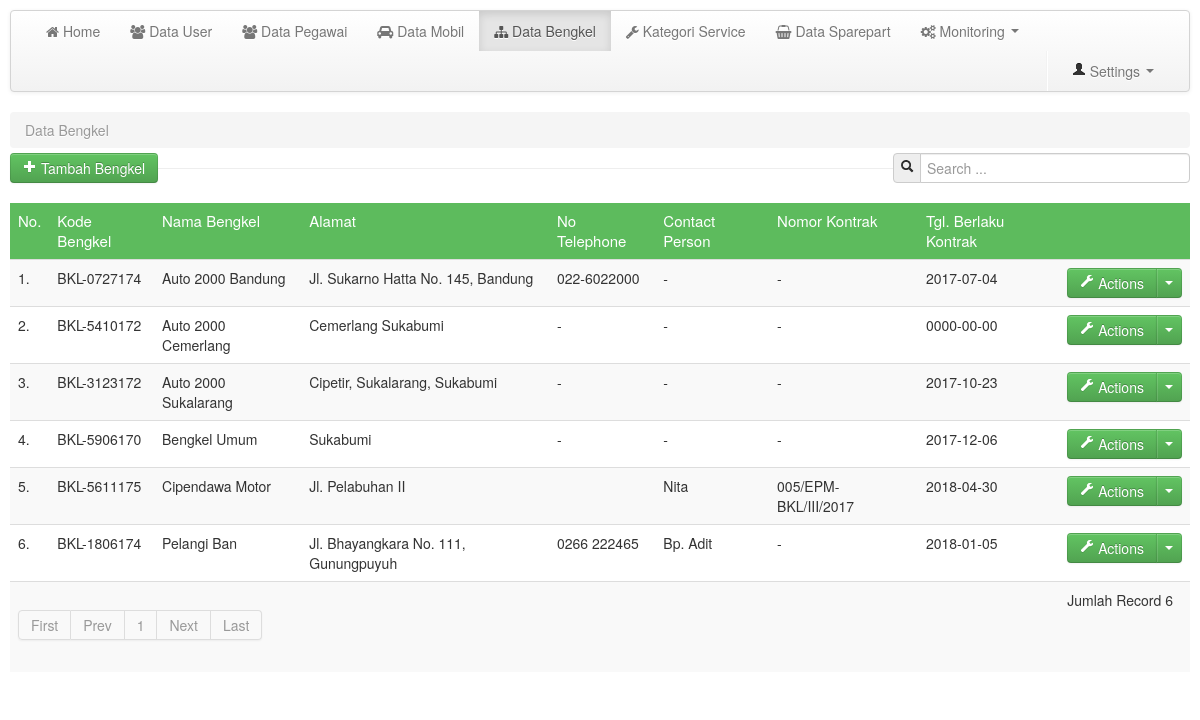
The page /media.php?module=data_bengkel (signed in) on the database its author committed.
### tables this page shows
CREATE TABLE `bengkel` (
  `id_bkl` int(11) NOT NULL,
  `kode_bkl` varchar(11) NOT NULL,
  `nama_bkl` varchar(25) NOT NULL,
  `alamat` text NOT NULL,
  `no_telp` varchar(25) NOT NULL,
  `contact_person` varchar(50) NOT NULL,
  `no_kontrak` varchar(30) NOT NULL,
  `tgl_berlaku_kontrak` date NOT NULL
);

### mod_bengkel/bengkel.php (the view, shortened to what this page needs)
<?php
	switch ($_GET['act']) {
		default:
?>
	<?php
		$p = new Paging;
		$batas = 10;
		$posisi = $p->cariPosisi($batas);
	?>
		<section>
			<ul class="breadcrumb" style="margin-bottom:5px;">
				<li class="active">Data Bengkel</li>
			</ul>
			<div class="control-group pull-left">
				<button class="btn btn-success" type="button" onclick="window.location='media.php?module=data_bengkel&&act=tambah'"><i class="icon-plus icon-white"></i> Tambah Bengkel</button>
			</div>
			<form class="form-search pull-right">
				<div class="input-prepend">
					<span class="add-on"><i class="icon-search"></i></span>
					<input class="span3" id="txtcari" type="text" placeholder="Search ..."></input>
				</div>
			</form>
			<hr>
			<div class="row-fluid">
				<div class="span12 pull-left">
					<div id="tabel_awal">
						<table class="table table-striped">
							<thead>
								<tr class="head2">
									<td>No.</td>
									<td>Kode Bengkel</td>
									<td>Nama Bengkel</td>
									<td>Alamat</td>
									<td>No Telephone</td>
									<td>Contact Person</td>
									<td>Nomor Kontrak</td>
									<td>Tgl. Berlaku Kontrak</td>
									<td></td>
								</tr>
							</thead>
							<tbody>
							<?php
								$query = mysqli_query($conn, "SELECT * FROM bengkel ORDER BY nama_bkl ASC LIMIT $posisi, $batas");
								$no = $posisi+1;
								while ($r = mysqli_fetch_array($query)) {
							?>
								<tr>
									<td><?php echo $no.".";?></td>
									<td><?php echo $r['kode_bkl'];?></td>
									<td><?php echo $r['nama_bkl'];?></td>
									<td><?php echo $r['alamat'];?></td>
									<td><?php echo $r['no_telp'];?></td>
									<td><?php echo $r['contact_person'];?></td>
									<td><?php echo $r['no_kontrak'] ?></td>
									<td><?php echo $r['tgl_berlaku_kontrak'] ?></td>
									<?php if ($akses != '3') { ?>
									<td></td>
									<?php } else { ?>
									<td>
										<div class="btn-group">
											<a class="btn btn-success" href="#"><i class="icon-wrench icon-white"></i> Actions</a>
											<a class="btn btn-success dropdown-toggle" data-toggle="dropdown" href="#"><span class="caret"></span></a>
										</div>
									</td>
									<?php } ?>
								</tr>
							<?php $no++;
								}
							?>
								<tr>
									<td colspan="8">
									<?php
										$jmldata = mysqli_num_rows(mysqli_query($conn, "SELECT * FROM bengkel"));
										$jmlhalaman = $p->jumlahHalaman($jmldata,$batas);
										$linkHalaman = $p->navHalaman($_GET['halaman'], $jmlhalaman);
										echo "$linkHalaman";
									?>
										<td>Jumlah Record <?php echo $jmldata;?></td>
									</td>
								</tr>
							</tbody>
						</table>
					</div>
				</div>
			</div>
		</section>
<?php
	break;
?>
<?php
	}
?>

### assets/css/custom.css (style rules this page uses)
body { background: #fff; }
nav,header,section,footer { margin:10px 10px 0 10px; }
table .head2 { background:#5dbb5d; color:#fff; font-size:15px; }

### rows shown on the page
bengkel: kode_bkl "BKL-0727174", nama_bkl "Auto 2000 Bandung", alamat "Jl. Sukarno Hatta No. 145, Bandung", no_telp "022-6022000", contact_person "-", no_kontrak "-", tgl_berlaku_kontrak "2017-07-04"
bengkel: kode_bkl "BKL-5410172", nama_bkl "Auto 2000 Cemerlang", alamat "Cemerlang Sukabumi", no_telp "-", contact_person "-", no_kontrak "-", tgl_berlaku_kontrak "0000-00-00"
bengkel: kode_bkl "BKL-3123172", nama_bkl "Auto 2000 Sukalarang", alamat "Cipetir, Sukalarang, Sukabumi", no_telp "-", contact_person "-", no_kontrak "-", tgl_berlaku_kontrak "2017-10-23"
bengkel: kode_bkl "BKL-5906170", nama_bkl "Bengkel Umum", alamat "Sukabumi", no_telp "-", contact_person "-", no_kontrak "-", tgl_berlaku_kontrak "2017-12-06"
bengkel: kode_bkl "BKL-5611175", nama_bkl "Cipendawa Motor", alamat "Jl. Pelabuhan II", contact_person "Nita", no_kontrak "005/EPM-BKL/III/2017", tgl_berlaku_kontrak "2018-04-30"
bengkel: kode_bkl "BKL-1806174", nama_bkl "Pelangi Ban", alamat "Jl. Bhayangkara No. 111, Gunungpuyuh", no_telp "0266 222465", contact_person "Bp. Adit", no_kontrak "-", tgl_berlaku_kontrak "2018-01-05"

### other values the page prints
$halamanaktif "1"
$jmldata "6"
